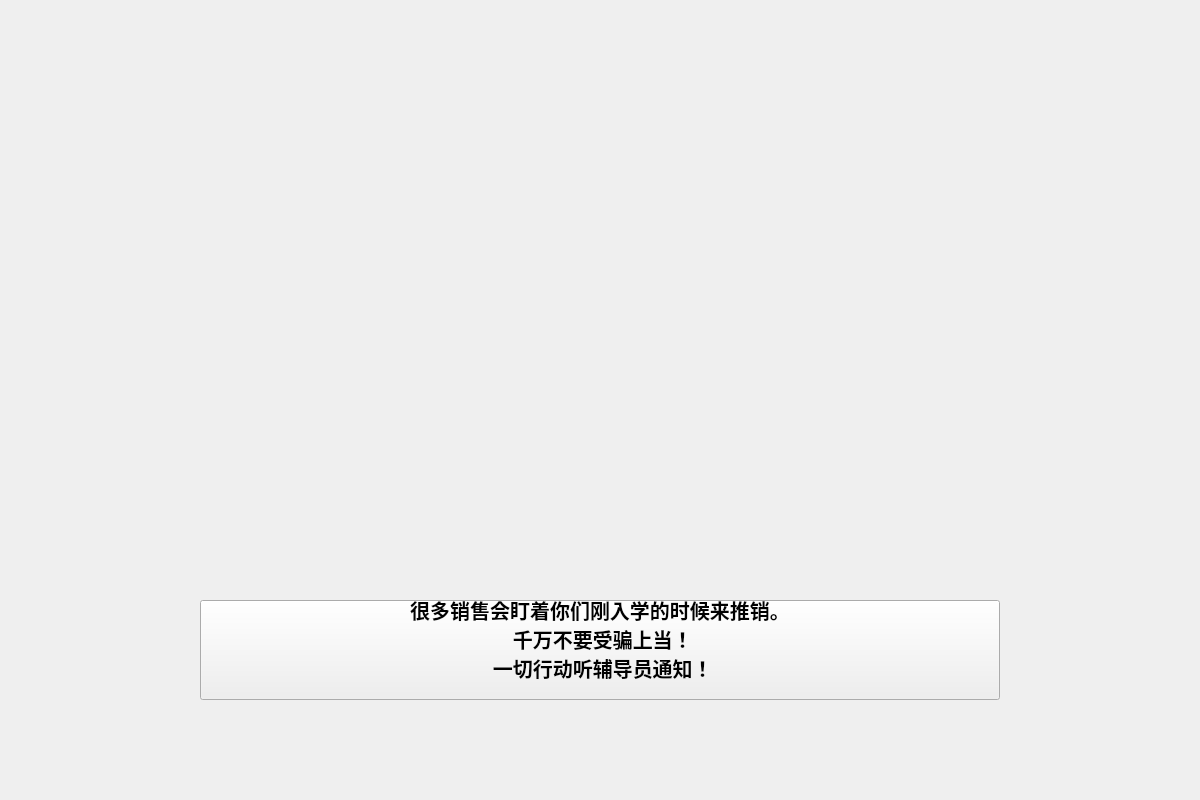
<?xml version="1.0" encoding="UTF-8"?>
<ui version="4.0">
 <class>PPT19</class>
 <widget class="QWidget" name="PPT19">
  <property name="geometry">
   <rect>
    <x>0</x>
    <y>0</y>
    <width>1200</width>
    <height>800</height>
   </rect>
  </property>
  <property name="windowTitle">
   <string>Form</string>
  </property>
  <widget class="QPushButton" name="pushButton">
   <property name="geometry">
    <rect>
     <x>200</x>
     <y>600</y>
     <width>800</width>
     <height>100</height>
    </rect>
   </property>
   <property name="font">
    <font>
     <pointsize>15</pointsize>
     <weight>75</weight>
     <bold>true</bold>
    </font>
   </property>
   <property name="styleSheet">
    <string notr="true"/>
   </property>
   <property name="text">
    <string>很多销售会盯着你们刚入学的时候来推销。
 千万不要受骗上当！
 一切行动听辅导员通知！
</string>
   </property>
  </widget>
 </widget>
 <resources/>
 <connections/>
</ui>
